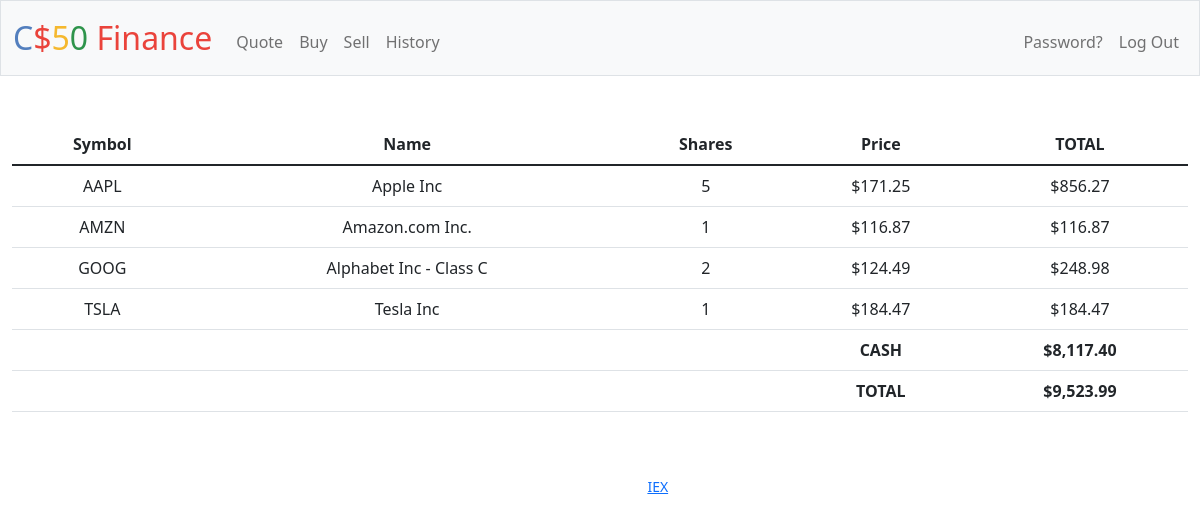
Screenshot of / (signed in) with the database file from the repository.
### tables this page shows
CREATE TABLE transac(
    id INTEGER PRIMARY KEY AUTOINCREMENT,
    user_id INTEGER NOT NULL,
    name TEXT NOT NULL,
    shares INTEGER NOT NULL,
	price NUMERIC NOT NULL,
    type TEXT NOT NULL,
    symbol TEXT NOT NULL,
    time TIMESTAMP DEFAULT CURRENT_TIMESTAMP,
    FOREIGN KEY(user_id) REFERENCES users(id)
);

CREATE TABLE users (id INTEGER PRIMARY KEY AUTOINCREMENT NOT NULL, username TEXT NOT NULL, hash TEXT NOT NULL, cash NUMERIC NOT NULL DEFAULT 10000.00);

### app.py (the view)
@app.route("/")
@login_required
def index():
    user = session['user_id']
    data = db.execute("SELECT symbol, name, SUM(shares) as totalshares, price FROM transac WHERE user_id=? GROUP BY symbol", user)
    cash = db.execute("SELECT cash FROM users WHERE id=?", user)[0]['cash']
    total = cash
    for stock in data:
        total += stock['totalshares'] * stock['price']
    return render_template("index.html", sdata=data, cash=cash, total= total, usd=usd)

### app.py (called while the page is built)
@app.after_request
def after_request(response):
    response.headers["Cache-Control"] = "no-cache, no-store, must-revalidate"
    response.headers["Expires"] = 0
    response.headers["Pragma"] = "no-cache"
    return response

### helpers.py (called while the page is built)
def login_required(f):
    @wraps(f)
    def decorated_function(*args, **kwargs):
        if session.get("user_id") is None:
            return redirect("/login")
        return f(*args, **kwargs)
    return decorated_function

def usd(value):
    return f"${value:,.2f}"

### templates/index.html (shortened to what this page needs)
{% extends "layout.html"%}
{% block index %}
    <body class="background" style="background-image: url('https://img.freepik.com/premium-photo/business-stock-market-digital-data-financial-investment_24070-1624.jpg?w=2000')"></body>
    <table class="table table-stiped">
        <thead>
            <tr>
                <th>Symbol</th>
                <th>Name</th>
                <th>Shares</th>
                <th>Price</th>
                <th>TOTAL</th>
            </tr>
        </thead>
        <tbody>
            {% for stock in sdata %}
            <tr>
                <td>{{stock.symbol}}</td>
                <td>{{stock.name}}</td>
                <td>{{stock.totalshares}}</td>
                <td>{{usd(stock.price)}}</td>
                <td>{{usd(stock.price * stock.totalshares)}}</td>
            </tr>
            {% endfor %}
            <tr>
                <td colspan="3"></td>
                <td><strong>CASH</td>
                <td><strong>{{usd(cash)}}</td>
            </tr>
            <tr>
                <td colspan="3"></td>
                <td><strong>TOTAL</td>
                <td><strong>{{usd(total)}}</td>
            </tr>
        </tbody>
    </table>
    {% endblock%}

### templates/layout.html (shortened to what this page needs)
<!DOCTYPE html>
<html lang="en">
    <head>
        <link href="https://cdn.jsdelivr.net/npm/bootstrap@5.1.3/dist/css/bootstrap.min.css" rel="stylesheet">
        <link href="/static/styles.css" rel="stylesheet">
    </head>
    <body>
        <nav class="bg-light border navbar navbar-expand-md navbar-light">
            <div class="container-fluid">
                <a class="navbar-brand" href="/"><span class="blue">C</span><span class="red">$</span><span class="yellow">5</span><span class="green">0</span> <span class="red">Finance</span></a>
                <div class="collapse navbar-collapse" id="navbarNavAltMarkup">
                    {% if session["user_id"] %}
                        <ul class="navbar-nav me-auto mt-2">
                            <li class="nav-item"><a class="nav-link" href="/quote">Quote</a></li>
                            <li class="nav-item"><a class="nav-link" href="/buy">Buy</a></li>
                            <li class="nav-item"><a class="nav-link" href="/sell">Sell</a></li>
                            <li class="nav-item"><a class="nav-link" href="/history">History</a></li>
                        </ul>
                        <ul class="navbar-nav ms-auto mt-2">
                            <li class="nav-item"><a class="nav-link" href="/password">Password?</a></li>
                            <li class="nav-item"><a class="nav-link" href="/logout">Log Out</a></li>
                        </ul>
                    {% else %}
                        <ul class="navbar-nav ms-auto mt-2">
                            <li class="nav-item"><a class="nav-link" href="/register">Register</a></li>
                            <li class="nav-item"><a class="nav-link" href="/login">Log In</a></li>
                        </ul>
                    {% endif %}
                </div>
            </div>
        </nav>
        <main class="container-fluid py-5 text-center">
            {% block index %}{% endblock %}
        </main>
        <footer class="mb-5 small text-center text-white">
            Data provided by <a href="https://iexcloud.io/">IEX</a>
        </footer>
    </body>
</html>

### static/styles.css (style rules this page uses)
nav .navbar-brand { font-size: xx-large; }
nav .navbar-brand .blue { color: #537fbe; }
nav .navbar-brand .red { color: #ea433b; }
nav .navbar-brand .yellow { color: #f5b82e; }
nav .navbar-brand .green { color: #2e944b; }
.background { height : 100vh; background-size: cover; background-position: center center; }
table { background-color: white; width: 100% }
table td { padding: 30px; }
table th { padding: 30px; background-color: grey; }

### rows the page displays
transac: symbol "AMZN", name "Amazon.com Inc.", totalshares "1", price "$116.87", usd(stock.price*stock.totalshares) "$116.87"
transac: symbol "GOOG", name "Alphabet Inc - Class C", totalshares "2", price "$124.49", price "$248.98"
transac: symbol "TSLA", name "Tesla Inc", totalshares "1", price "$184.47", usd(stock.price*stock.totalshares) "$184.47"
users: cash "$8,117.40"

### other values shown
{{ stock.symbol }} "AAPL"
{{ stock.name }} "Apple Inc"
{{ stock.totalshares }} "5"
{{ usd(stock.price) }} "$171.25"
{{ usd(stock.price * stock.totalshares) }} "$856.27"
{{ usd(total) }} "$9,523.99"
